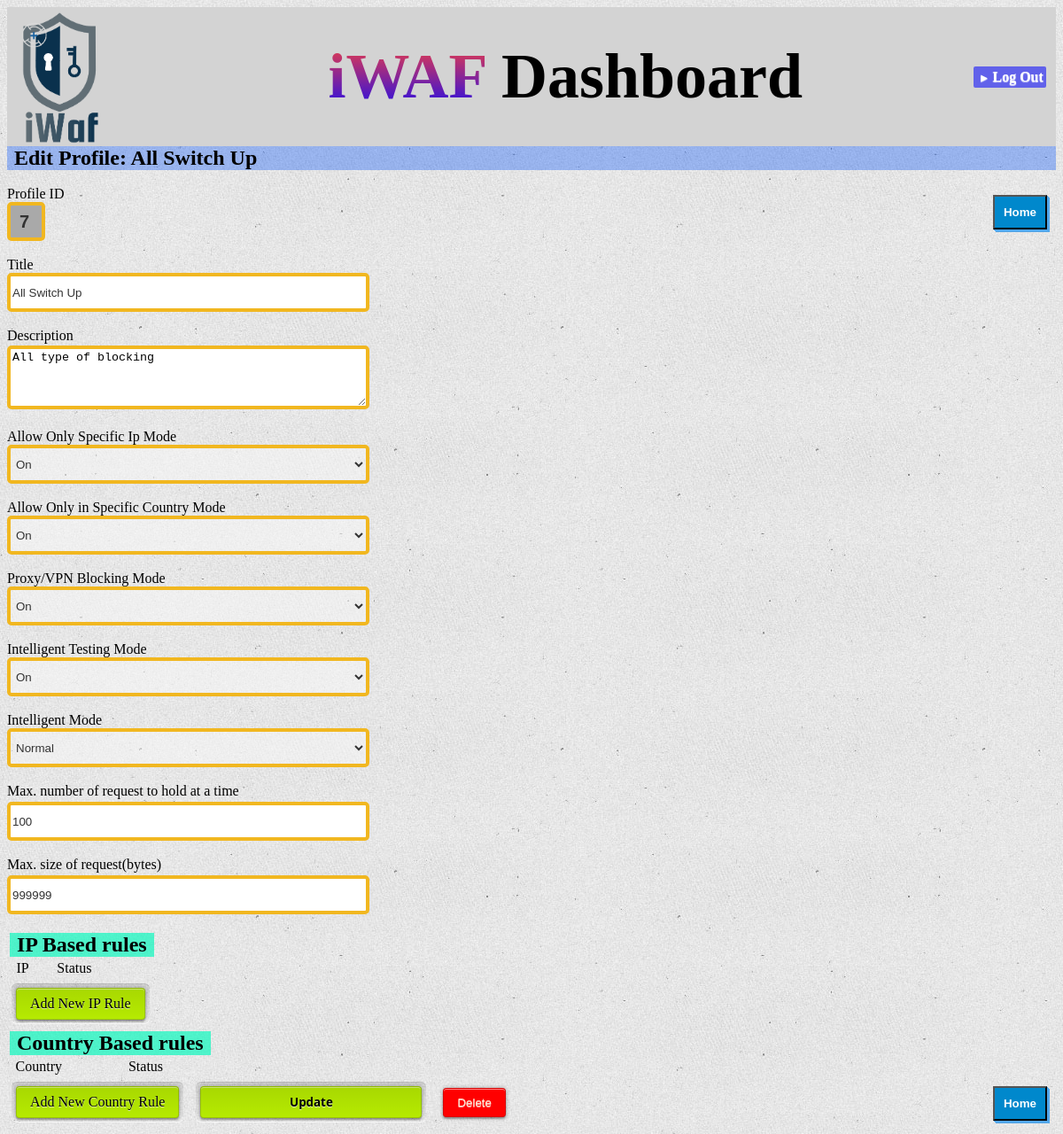
Before: /7/update (signed in) with the older database file.
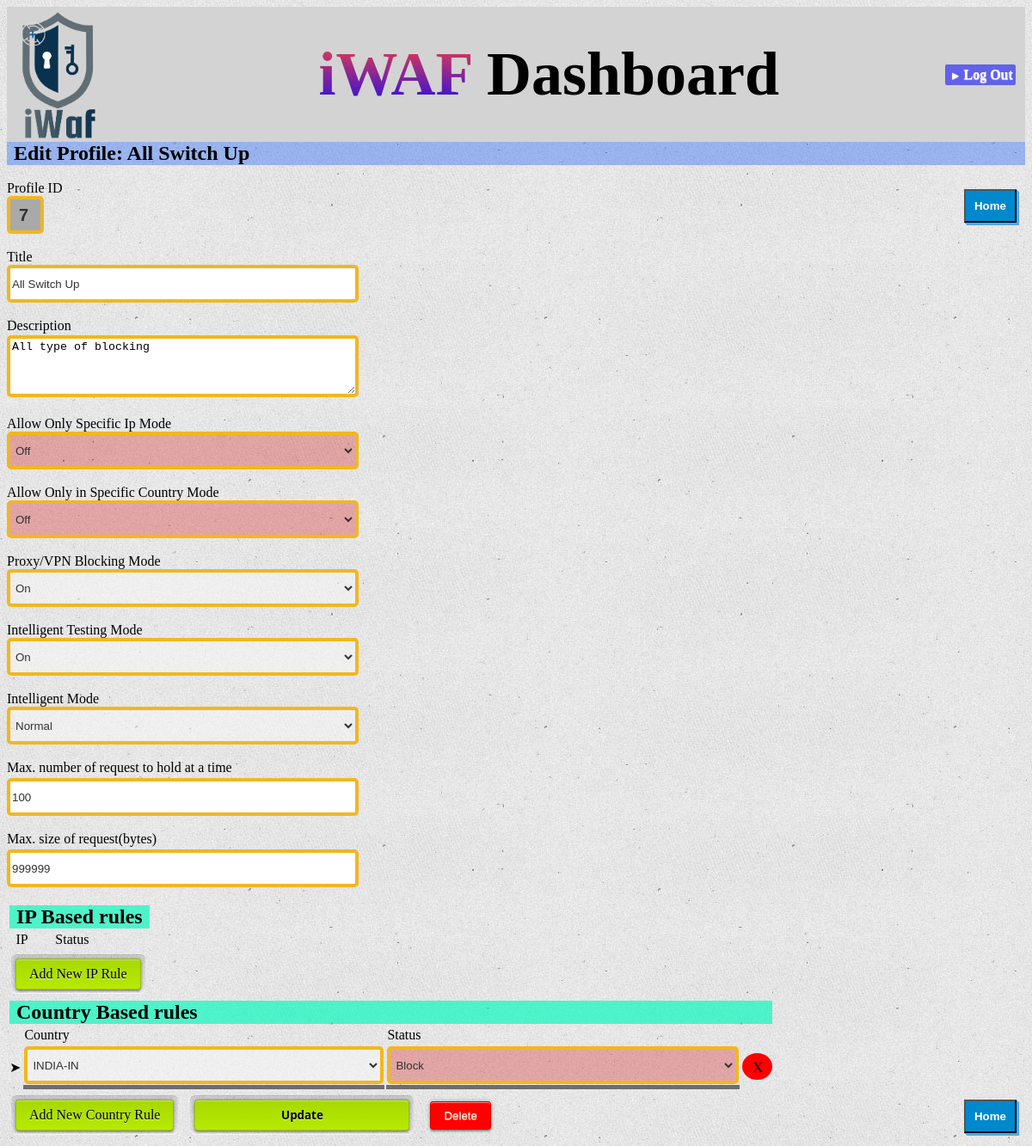
After: the same page with the newer database file.
### tables this page shows
CREATE TABLE 'wafrules' ('profID' INTEGER PRIMARY KEY AUTOINCREMENT NOT NULL, 'onlyallowedip' INTEGER NOT NULL DEFAULT 0 , 'onlyallowedcountries' INTEGER NOT NULL DEFAULT 0 , 'proxyblock' INTEGER NOT NULL DEFAULT 0 , 'intelligenttest' INTEGER NOT NULL DEFAULT 0 , 'description' TEXT, 'requesthold' INTEGER NOT NULL DEFAULT 50, 'maxrcv' INTEGER NOT NULL DEFAULT 999999, intelligentmode varchar(100), title varchar(100));

CREATE TABLE 'countryrule' ('id' INTEGER PRIMARY KEY AUTOINCREMENT NOT NULL, 'profID' INTEGER NOT NULL, 'country' TEXT NOT NULL, 'countryCode' TEXT NOT NULL, 'status' INTEGER NOT NULL DEFAULT 0, FOREIGN KEY(profID) REFERENCES wafrules(profID));

### wafDashboard/dashboard.py (the view)
@bp.route("/<int:id>/update", methods=("GET", "POST"))
@login_required
def update(id):
    profile = get_profile(id)
    ipclients = get_ipclients(id)
    countryrules = get_countryrule(id)
    if request.method == "POST":
        try:title = request.form["title"]
        except:title=None
        try:description = request.form["description"]
        except:description=None
        try:onlyallowedip = request.form["onlyallowedip"]
        except:onlyallowedip = None
        try:onlyallowedcountries = request.form["onlyallowedcountries"]
        except:onlyallowedcountries = None
        try:proxyblock = request.form["proxyblock"]
        except:proxyblock = None
        try:intelligenttest = request.form["intelligenttest"]
        except:intelligenttest = None
        try:maxrcv = request.form["maxrcv"]
        except:maxrcv = None
        try:requesthold = request.form["requesthold"]
        except:requesthold = None
        try:intelligentmode = request.form["intelligentmode"]
        except:intelligentmode = None
        try:ipclientUpdate = json.loads(request.form["ipclientUpdate"])
        except:ipclientUpdate=None
        try:ipclientAdd = json.loads(request.form["ipclientAdd"])
        except:ipclientAdd=None
        try:ipclientDel = json.loads(request.form["ipclientDel"])
        except:ipclientDel=None
        try:countryruleUpdate = json.loads(request.form["countryruleUpdate"])
        except:countryruleUpdate=None
        try:countryruleAdd = json.loads(request.form["countryruleAdd"])
        except:countryruleAdd=None
        try:countryruleDel = json.loads(request.form["countryruleDel"])
        except:countryruleDel=None
        print(countryruleAdd)
        db = get_db()
        if ipclientUpdate!=None:
            if len(ipclientUpdate)>0:
                for i in ipclientUpdate:
                    ip=None
                    status=None
                    cid=i.split("*")[1]
                    for j in ipclientUpdate[i]:
                        try:
                            if j=="ip":ip=ipclientUpdate[i][j]
                            elif j=="status":status=int(ipclientUpdate[i][j])
                        except:
                            ip=None
                            pass
                    if ip!=None:
                        try:
                            qry="UPDATE ipclients SET ip='"+ip+"', status="+str(status)+" WHERE id = "+str(cid)
                            db.execute(qry)
                            db.commit()
                        except:
                            traceback.print_exc()
                            pass
        db = get_db()
        if ipclientAdd!=None:
            if len(ipclientAdd)>0:
                for i in ipclientAdd:
                    ip=None
                    status=None
                    for j in ipclientAdd[i]:
                        try:
                            if j=="ip":ip=ipclientAdd[i][j]
                            elif j=="status":status=int(ipclientAdd[i][j])
                        except:
                            ip=None
                            pass
                    if ip!=None:
                        try:
                            qry="INSERT INTO ipclients (ip,status,profID) VALUES ('"+ip+"',"+str(status)+","+str(id)+")"
                            db.execute(qry)
                            db.commit()
                        except:
                            traceback.print_exc()
                            pass
        db = get_db()
        if ipclientDel!=None:
            if len(ipclientDel)>0:
                for i in ipclientDel:
                    cid=None
                    try:cid=i.split("*")[1]
                    except:cid=None
                    if cid!=None:
                        try:
                            qry="DELETE FROM ipclients WHERE id="+str(cid)+" AND profID="+str(id)
                            db.execute(qry)
                            db.commit()
                        except:
                            traceback.print_exc()
                            pass
        db = get_db()
        if countryruleUpdate!=None:
            if len(countryruleUpdate)>0:
                for i in countryruleUpdate:
                    country=None
                    countryCode=None
                    status=None
                    cid=i.split("*")[1]
                    for j in countryruleUpdate[i]:
                        try:
                            if j=="country":
                                country=countryruleUpdate[i][j][:-3]
                                countryCode=countryruleUpdate[i][j][-2:]
                            elif j=="status":status=int(countryruleUpdate[i][j])
                        except:
                            country=None
                            countryCode=None
                            pass
                    if country!=None:
                        try:
                            qry="UPDATE countryrule SET country='"+country+"', countryCode='"+countryCode+"', status="+str(status)+" WHERE id = "+str(cid)
                            db.execute(qry)
                            db.commit()
                        except:
                            traceback.print_exc()
                            pass
        db = get_db()
        if countryruleAdd!=None:
            if len(countryruleAdd)>0:
                for i in countryruleAdd:
                    country=None
                    countryCode=None
                    status=None
                    for j in countryruleAdd[i]:
                        try:
                            if j=="country":
                                country=countryruleAdd[i][j][:-3]
                                countryCode=countryruleAdd[i][j][-2:]
                            elif j=="status":status=int(countryruleAdd[i][j])
                        except:
                            country=None
                            countryCode=None
                            pass
                    if country!=None:
                        try:
                            qry="INSERT INTO countryrule (country,countryCode,status,profID) VALUES ('"+country+"','"+countryCode+"',"+str(status)+","+str(id)+")"
                            db.execute(qry)
                            db.commit()
                        except:
                            traceback.print_exc()
                            pass
        db = get_db()
        if countryruleDel!=None:
            if len(countryruleDel)>0:
                for i in countryruleDel:
                    cid=None
                    try:cid=i.split("*")[1]
                    except:cid=None
                    if cid!=None:
                        try:
                            qry="DELETE FROM countryrule WHERE id="+str(cid)+" AND profID="+str(id)
                            db.execute(qry)
                            db.commit()
                        except:
                            traceback.print_exc()
                            pass
        db = get_db()
        parms=""
        l=tuple()
        if description!=None:
            l+=(description,)
            parms+=" description = ?,"
        if title!=None:
            l+=(title,)
            parms+=" title = ?,"
        if onlyallowedip!=None:
            l+=(int(onlyallowedip),)
            parms+=" onlyallowedip = ?,"
        if onlyallowedcountries!=None:
            l+=(int(onlyallowedcountries),)
            parms+=" onlyallowedcountries = ?,"
        if proxyblock!=None:
            l+=(int(proxyblock),)
            parms+=" proxyblock = ?,"
        if intelligenttest!=None:
            l+=(int(intelligenttest),)
            parms+=" intelligenttest = ?,"
        if maxrcv!=None:
            l+=(int(maxrcv),)
            parms+=" maxrcv = ?,"
        if requesthold!=None:
            l+=(int(requesthold),)
            parms+=" requesthold = ?,"
        if intelligentmode!=None:
            l+=(intelligentmode,)
            parms+=" intelligentmode = ?"
        l+=(id,)
        if len(l)>1:
            try:
                db.execute("UPDATE wafrules SET "+parms+" WHERE profID = ?", l)
                db.commit()
            except:
                traceback.print_exc()
                pass
        return redirect(url_for("dashboard.index"))
    else:
        return render_template("update.html", profile=profile,ipclients=ipclients,countryrules=countryrules)

### wafDashboard/templates/update.html (shortened to what the changed rows need)
{% extends 'base.html' %}
{% block header %}
  <h1>{% block title %}Edit Profile: {{ profile['title'] }}{% endblock %}</h1>
{% endblock %}
{% block content %}
    <form style="display: inline;" name="profile{{ profile['profID'] }}" action="{{ url_for('dashboard.update', id=profile['profID']) }}" id="profile{{ profile['profID'] }}" method="post">
            <br><label>Profile ID<button style="float: right;cursor:pointer;position:relative;right: 0;z-index: 22222;" class="metro three-d" onclick="document.location.href='/';">Home</button></label>
            <input type='text' readonly class="simple-input iwide" style="font-weight: bold;background-color: darkgrey;padding-left:10px;padding-right:10px;max-width: 15px;" value='{{ request.form['profID'] or profile['profID'] }}'>
            <br><label>Title</label>
            <input class="simple-input iwide" name="title" value="{{ request.form['title'] or profile['title'] }}" required>
            <br><label>Description</label><br>
            <textarea style="margin-top: 2px!important;height:60px!important;width:397px;border: 4px solid #F1B720;height: 32px;border-radius: 5px;"  name="description" >{{ request.form['description'] or profile['description'] }}</textarea><br>
            <br><label>Allow Only Specific Ip Mode</label>
            <select onchange="setcolor(this)" class="simple-input sel swide" name="onlyallowedip" type="text" value="{{ request.form['onlyallowedip'] or profile['onlyallowedip'] }}" required>
                {% if profile['onlyallowedip']|string =='1' %}
                <option value="1" selected>On</option>
                {% else %}
                <option value="0" selected>Off</option>
                {% endif %}
            </select>
            <br><label>Allow Only in Specific Country Mode</label>
            <select onchange="setcolor(this)" class="simple-input sel swide" name="onlyallowedcountries" type="text" value="{{ request.form['onlyallowedcountries'] or profile['onlyallowedcountries'] }}" required>
                {% if profile['onlyallowedcountries']|string=='1' %}
                <option value="1" selected>On</option>
                {% else %}
                <option value="0" selected>Off</option>
                {% endif %}
            </select>
            <br><label>Proxy/VPN Blocking Mode</label>
            <select onchange="setcolor(this)" class="simple-input sel swide" name="proxyblock" type="text" value="{{ request.form['proxyblock'] or profile['proxyblock'] }}" required>
                {% if profile['proxyblock']|string=='1' %}
                <option value="1" selected>On</option>
                {% else %}
                <option value="1">On</option>
                <option value="0" selected>Off</option>
                {% endif %}
            </select>
            <br><label>Intelligent Testing Mode</label>
            <select onchange="setcolor(this)" class="simple-input sel swide" name="intelligenttest" type="text" value="{{ request.form['intelligenttest'] or profile['intelligenttest'] }}" required>
                {% if profile['intelligenttest']|string=='1' %}
                <option value="1" selected>On</option>
                {% else %}
                <option value="1">On</option>
                <option value="0" selected>Off</option>
                {% endif %}
            </select>
            <br><label>Intelligent Mode</label>
            <select onchange="setcolor(this)" class="simple-input sel swide" name="intelligentmode" type="text" value="{{ request.form['intelligentmode'] or profile['intelligentmode'] }}" required>
                {% if profile['intelligentmode']|string=='NORMAL' %}
                <option value="NORMAL" selected>Normal</option>
                {% elif profile['intelligentmode']|string=='HARD' %}
                <option value="NORMAL">Normal</option>
                <option value="HARD" selected>Hard</option>
                <option value="UNDER-ATTACK">Under-Attack(May cause increase in number of FalsePositives!)</option>
                {% else %}
                <option value="NORMAL">Normal</option>
                <option value="HARD">Hard</option>
                <option value="UNDER-ATTACK" selected>Under-Attack(May cause increase in number of FalsePositives!)</option>
                {% endif %}
            </select>
            <br><label>Max. number of request to hold at a time</label>
            <input class="simple-input iwide" style="margin-top: 3px!important;" name="requesthold" value="{{ request.form['requesthold'] or profile['requesthold'] }}" required>
            <br><label>Max. size of request(bytes)</label>
            <input class="simple-input iwide" style="margin-top: 3px!important;" name="maxrcv" value="{{ request.form['maxrcv'] or profile['maxrcv'] }}" required>
            <br>
            <table id="profile*{{ profile['profID'] }}-IPtable">
                <tr><td colspan="8" style="text-align: center;"><h2>IP Based rules</h2></td></tr>
                <tr><td></td><td>IP</td><td>Status</td></tr>
            </table>
            <span class="modern socle" onclick="AddIPClient()">Add New IP Rule</span>
            <table id="profile*{{ profile['profID'] }}-Countrytable">
                <tr><td colspan="8" style="text-align: center;"><h2>Country Based rules</h2></td></tr>
                <tr><td></td><td>Country</td><td>Status</td></tr>
                {% for countryrule in countryrules %}
                    <tr id="countryruleUpdate*{{ countryrule['id'] }}-tr" ><td style="max-width: 20px;">➤</td>
                        <td style="border-bottom: 5px solid rgba(65, 61, 61, 0.715);">
                            <select id="countryruleUpdate*{{ countryrule['id'] }}-country" class="simple-input sel wide" style="background-color: rgba(247, 247, 247, 0.537);">
                                <option value="INDIA-IN">INDIA-IN</option>
                            </select>
                        </td>
                        <td style="border-bottom: 5px solid rgba(65, 61, 61, 0.715);">
                            <select onchange="setcolor(this)" class="simple-input sel swide" id="countryruleUpdate*{{ countryrule['id'] }}-status" >
                                {% if countryrule['status']|string=='1' %}
                                <option value="1" selected>Allow</option>
                                <option value="0">Block</option>
                                {% else %}
                                <option value="0" selected>Block</option>
                                {% endif %}
                            </select>
                        </td>
                        <td>
                            <span onclick="delcountryrule('countryruleUpdate*{{ countryrule['id'] }}','profile{{ profile['profID'] }}')" style="padding-top: 8px;cursor: pointer;height: 12px;width: 12px!important;border-radius: 50%;background-color: red;padding-left: 12px;padding-right: 11px;padding-bottom: 6px;">X</span>
                        </td>
                    </tr>
                {% endfor %}
            </table>
            <span class="modern socle" onclick="Addcountryrule()">Add New Country Rule</span>
        </form>
{% endblock %}

Changed rows visible on the page:
changed wafrules "All Switch Up": onlyallowedip "On" → "Off"; onlyallowedcountries "On" → "Off"
added countryrule: id "INDIA-IN", status+id "Block"
